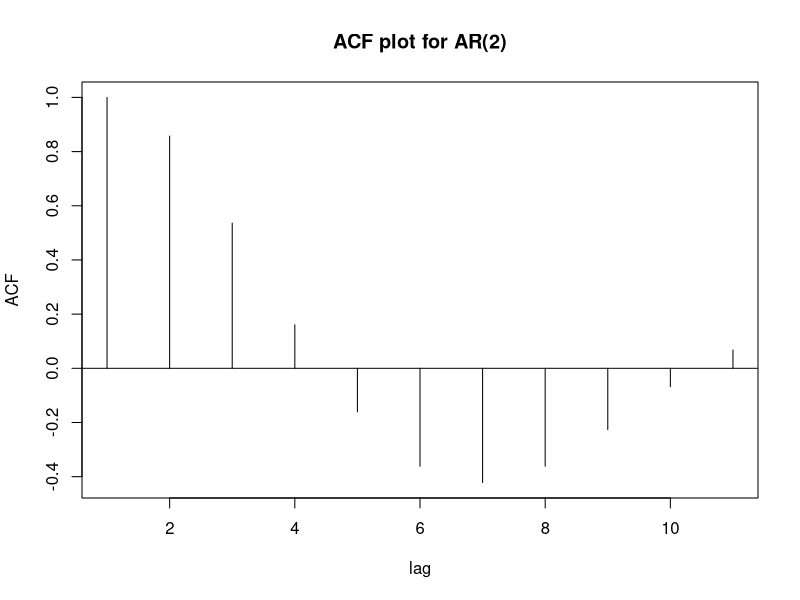
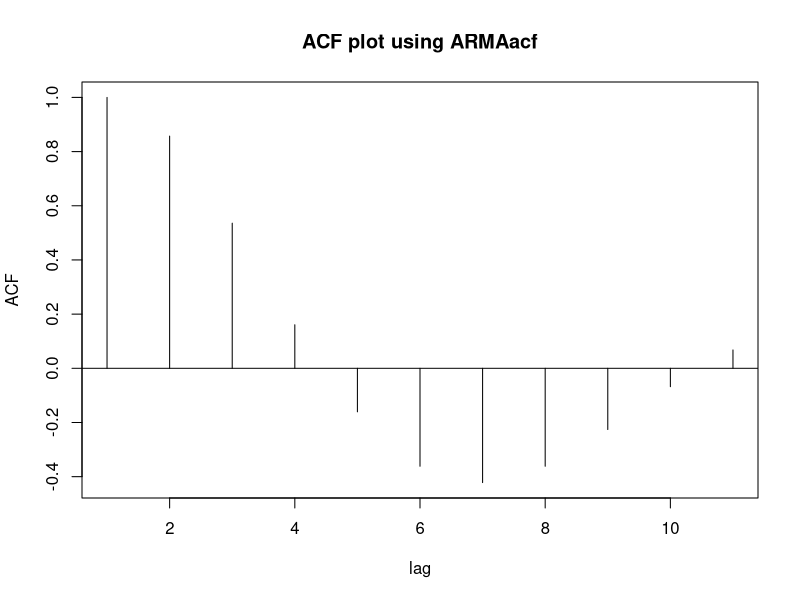

Recreate these plots in R, in order.
## ---- chunk 1
knitr::opts_chunk$set(echo = TRUE)
## ---- chunk 2
#find roots of polynomial
x=c(1,-1.5,0.75)
root_poly<-polyroot(x)
#the complex part is 0.57735, find theta
theta<- atan(0.57735/1)
#calculate abs(z1)=1.154701
z1norm<- abs(root_poly[1])

##calculate b
b<- atan((cos(theta)-z1norm*1.5/(1+0.75))/sin(theta))
## compute a
a<-1/cos(b)

#calculate the value of rho(h)
h=c(0:10)
rhoh<- a*z1norm^(-h)*cos(h*theta+b)
rhoh
## ---- chunk 3
#plot the values using
plot(rhoh, type = "h", xlab="lag",ylab="ACF" ,main="ACF plot for AR(2)")
abline(h=0)
## ---- chunk 4
#generate ARMAacf to check answer
new_acf <-ARMAacf(ar=c(1.5,-0.75),ma=0, lag.max=10)
new_acf
plot(new_acf, type = "h", xlab="lag",ylab="ACF" ,main="ACF plot using ARMAacf")
abline(h=0)
